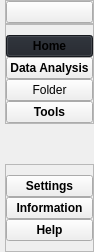
     <widget class="QCustomSlideMenu" name="leftMenuContainer" native="true">
      <property name="maximumSize">
       <size>
        <width>50</width>
        <height>16777215</height>
       </size>
      </property>
      <layout class="QVBoxLayout" name="verticalLayout">
       <property name="spacing">
        <number>0</number>
       </property>
       <property name="leftMargin">
        <number>0</number>
       </property>
       <property name="topMargin">
        <number>0</number>
       </property>
       <property name="rightMargin">
        <number>0</number>
       </property>
       <property name="bottomMargin">
        <number>0</number>
       </property>
       <item>
        <widget class="QWidget" name="leftMenuSubContainer" native="true">
         <layout class="QVBoxLayout" name="verticalLayout_2">
          <property name="spacing">
           <number>0</number>
          </property>
          <property name="leftMargin">
           <number>5</number>
          </property>
          <property name="topMargin">
           <number>0</number>
          </property>
          <property name="rightMargin">
           <number>0</number>
          </property>
          <property name="bottomMargin">
           <number>0</number>
          </property>
          <item alignment="Qt::AlignTop">
           <widget class="QFrame" name="frame">
            <property name="frameShape">
             <enum>QFrame::StyledPanel</enum>
            </property>
            <property name="frameShadow">
             <enum>QFrame::Raised</enum>
            </property>
            <layout class="QHBoxLayout" name="horizontalLayout_2">
             <property name="spacing">
              <number>0</number>
             </property>
             <property name="leftMargin">
              <number>0</number>
             </property>
             <property name="topMargin">
              <number>0</number>
             </property>
             <property name="rightMargin">
              <number>0</number>
             </property>
             <property name="bottomMargin">
              <number>0</number>
             </property>
             <item>
              <widget class="QPushButton" name="menuBtn">
               <property name="font">
                <font>
                 <pointsize>9</pointsize>
                </font>
               </property>
               <property name="toolTip">
                <string>Menu</string>
               </property>
               <property name="text">
                <string/>
               </property>
               <property name="icon">
                <iconset resource="resources.qrc">
                 <normaloff>:/icons/icons/align-justify.svg</normaloff>:/icons/icons/align-justify.svg</iconset>
               </property>
               <property name="iconSize">
                <size>
                 <width>24</width>
                 <height>24</height>
                </size>
               </property>
              </widget>
             </item>
            </layout>
           </widget>
          </item>
          <item alignment="Qt::AlignTop">
           <widget class="QFrame" name="frame_2">
            <property name="sizePolicy">
             <sizepolicy hsizetype="Preferred" vsizetype="Preferred">
              <horstretch>0</horstretch>
              <verstretch>0</verstretch>
             </sizepolicy>
            </property>
            <property name="frameShape">
             <enum>QFrame::StyledPanel</enum>
            </property>
            <property name="frameShadow">
             <enum>QFrame::Raised</enum>
            </property>
            <layout class="QVBoxLayout" name="verticalLayout_3">
             <property name="spacing">
              <number>0</number>
             </property>
             <property name="leftMargin">
              <number>0</number>
             </property>
             <property name="topMargin">
              <number>10</number>
             </property>
             <property name="rightMargin">
              <number>0</number>
             </property>
             <property name="bottomMargin">
              <number>0</number>
             </property>
             <item>
              <widget class="QPushButton" name="homeBtn">
               <property name="font">
                <font>
                 <pointsize>9</pointsize>
                 <bold>true</bold>
                </font>
               </property>
               <property name="toolTip">
                <string>Home</string>
               </property>
               <property name="styleSheet">
                <string notr="true">background-color: #1f232a;</string>
               </property>
               <property name="text">
                <string>Home</string>
               </property>
               <property name="icon">
                <iconset resource="resources.qrc">
                 <normaloff>:/icons/icons/home.svg</normaloff>:/icons/icons/home.svg</iconset>
               </property>
               <property name="iconSize">
                <size>
                 <width>24</width>
                 <height>24</height>
                </size>
               </property>
              </widget>
             </item>
             <item>
              <widget class="QPushButton" name="dataBtn">
               <property name="font">
                <font>
                 <pointsize>9</pointsize>
                 <bold>true</bold>
                </font>
               </property>
               <property name="toolTip">
                <string>Data Analysis</string>
               </property>
               <property name="text">
                <string>Data Analysis</string>
               </property>
               <property name="icon">
                <iconset resource="resources.qrc">
                 <normaloff>:/icons/icons/database.svg</normaloff>:/icons/icons/database.svg</iconset>
               </property>
               <property name="iconSize">
                <size>
                 <width>24</width>
                 <height>24</height>
                </size>
               </property>
              </widget>
             </item>
             <item>
              <widget class="QPushButton" name="fileBtn">
               <property name="text">
                <string>Folder</string>
               </property>
               <property name="icon">
                <iconset resource="resources.qrc">
                 <normaloff>:/icons/icons/folder.svg</normaloff>:/icons/icons/folder.svg</iconset>
               </property>
               <property name="iconSize">
                <size>
                 <width>24</width>
                 <height>24</height>
                </size>
               </property>
              </widget>
             </item>
             <item>
              <widget class="QPushButton" name="toolsBtn">
               <property name="font">
                <font>
                 <pointsize>9</pointsize>
                 <bold>true</bold>
                </font>
               </property>
               <property name="toolTip">
                <string>View Tools</string>
               </property>
               <property name="text">
                <string>Tools</string>
               </property>
               <property name="icon">
                <iconset resource="resources.qrc">
                 <normaloff>:/icons/icons/tool.svg</normaloff>:/icons/icons/tool.svg</iconset>
               </property>
               <property name="iconSize">
                <size>
                 <width>24</width>
                 <height>24</height>
                </size>
               </property>
              </widget>
             </item>
            </layout>
           </widget>
          </item>
          <item>
           <spacer name="verticalSpacer">
            <property name="orientation">
             <enum>Qt::Vertical</enum>
            </property>
            <property name="sizeHint" stdset="0">
             <size>
              <width>20</width>
              <height>40</height>
             </size>
            </property>
           </spacer>
          </item>
          <item alignment="Qt::AlignBottom">
           <widget class="QFrame" name="frame_3">
            <property name="frameShape">
             <enum>QFrame::StyledPanel</enum>
            </property>
            <property name="frameShadow">
             <enum>QFrame::Raised</enum>
            </property>
            <layout class="QVBoxLayout" name="verticalLayout_4">
             <property name="spacing">
              <number>0</number>
             </property>
             <property name="leftMargin">
              <number>0</number>
             </property>
             <property name="topMargin">
              <number>10</number>
             </property>
             <property name="rightMargin">
              <number>0</number>
             </property>
             <property name="bottomMargin">
              <number>10</number>
             </property>
             <item>
              <widget class="QPushButton" name="settingsBtn">
               <property name="font">
                <font>
                 <bold>true</bold>
                </font>
               </property>
               <property name="toolTip">
                <string>Go to Settings</string>
               </property>
               <property name="text">
                <string>Settings</string>
               </property>
               <property name="icon">
                <iconset resource="resources.qrc">
                 <normaloff>:/icons/icons/settings.svg</normaloff>:/icons/icons/settings.svg</iconset>
               </property>
               <property name="iconSize">
                <size>
                 <width>24</width>
                 <height>24</height>
                </size>
               </property>
              </widget>
             </item>
             <item>
              <widget class="QPushButton" name="infoBtn">
               <property name="font">
                <font>
                 <pointsize>9</pointsize>
                 <bold>true</bold>
                </font>
               </property>
               <property name="toolTip">
                <string>Infermation about the app</string>
               </property>
               <property name="text">
                <string>Information</string>
               </property>
               <property name="icon">
                <iconset resource="resources.qrc">
                 <normaloff>:/icons/icons/info.svg</normaloff>:/icons/icons/info.svg</iconset>
               </property>
               <property name="iconSize">
                <size>
                 <width>24</width>
                 <height>24</height>
                </size>
               </property>
              </widget>
             </item>
             <item>
              <widget class="QPushButton" name="helpBtn">
               <property name="font">
                <font>
                 <pointsize>9</pointsize>
                 <bold>true</bold>
                </font>
               </property>
               <property name="toolTip">
                <string>Get more Help</string>
               </property>
               <property name="text">
                <string>Help</string>
               </property>
               <property name="icon">
                <iconset resource="resources.qrc">
                 <normaloff>:/icons/icons/help-circle.svg</normaloff>:/icons/icons/help-circle.svg</iconset>
               </property>
               <property name="iconSize">
                <size>
                 <width>24</width>
                 <height>24</height>
                </size>
               </property>
              </widget>
             </item>
            </layout>
           </widget>
          </item>
         </layout>
        </widget>
       </item>
      </layout>
     </widget>
